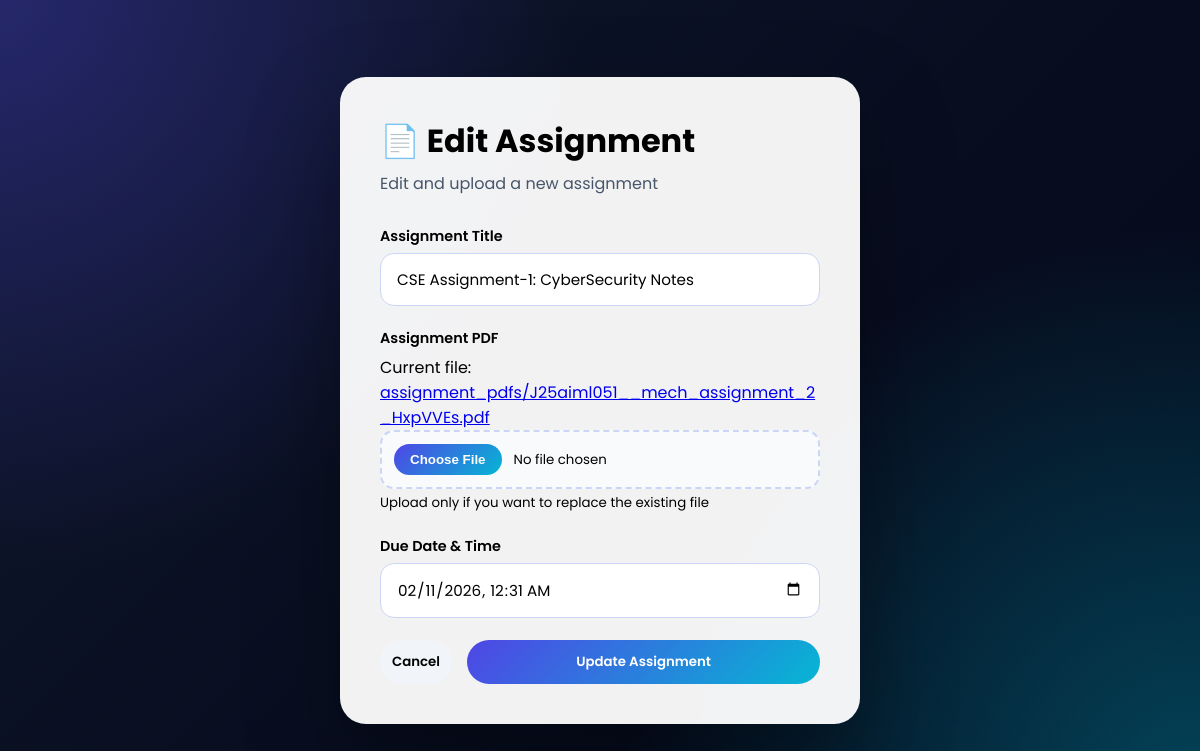
/teachers/dashboard/edit_assignments/6, run on the app's committed database.
### assignments/models.py (models this page shows, shortened)
class Assignment(models.Model):
    COURSE_CHOICES = [
        ('AIML', 'Artificial Intelligence and Machine Learning'),
        ('CORE', 'Computer Science Core'),
        ('IT', 'Information Technology'),
        ('ME', 'Mechanical Engineering'),
        ('CE', 'Civil Engineering'),
        ('EE', 'Electrical Engineering')
    ]
    teacher_name = models.ForeignKey(User, on_delete=models.CASCADE)
    course_name = models.CharField(choices=COURSE_CHOICES)
    title = models.CharField(max_length=250)
    assignment = models.FileField(upload_to='assignment_pdfs/')
    due_date = models.DateTimeField()
    created_at = models.DateTimeField(auto_now_add=True)
    updated_at = models.DateTimeField(auto_now=True)

### assignments/views.py (the view, shortened to what this page needs)
# urls.py: path('edit_assignments/<int:pk>', views.edit_assignments, name='edit_assignments'),
def edit_assignments(request, pk):
    data = Assignment.objects.get(pk=pk)
    context = {
        'data': data
    }
    return render(request=request, template_name='edit_assignment.html', context=context)

### templates/teachers/edit_assignment.html (shortened to what this page needs)
{% load static %}
<!DOCTYPE html>
<html lang="en">
<head>
    <link rel="stylesheet" href="{% static 'css/edit_assignment.css' %}">
</head>
<body>
    <div class="page-wrapper">
        <div class="assignment-card">
            <div class="header">
                <h1>📄 Edit Assignment</h1>
                <p>Edit and upload a new assignment</p>
            </div>
            <form action="{% url 'edit_assignments' data.id %}" method="post" enctype="multipart/form-data">
                <div class="input-group">
                    <label>Assignment Title</label>
                    <input name="title" type="text" placeholder="e.g. Introduction to Python" value="{{data.title}}"
                        required>
                </div>
                <div class="input-group">
                    <label>Assignment PDF</label>
                    {% if data.assignment %}
                    <p class="file-link">
                        Current file:
                        <a href="{{ data.assignment.url }}" target="_blank">
                            {{data.assignment}}
                        </a>
                    </p>
                    {% endif %}
                    <input name="assignment" type="file" accept="application/pdf" class="file-input">
                    <small>Upload only if you want to replace the existing file</small>
                </div>
                <div class="input-group">
                    <label>Due Date & Time</label>
                    <input name="due_date" type="datetime-local" value="{{data.due_date|date:'Y-m-d\\TH:i'}}" required>
                </div>
                <div class="form-actions">
                    <a href="{% url 'dashboard' %}">
                        <button type="button" class="secondary-btn">Cancel</button>
                    </a>
                    <button type="submit" class="primary-btn">Update Assignment</button>
                </div>
            </form>
        </div>
    </div>
</body>
</html>

### portal_system/static/css/edit_assignment.css (style rules this page uses)
* { margin: 0; padding: 0; box-sizing: border-box; font-family: "Poppins", sans-serif; }
body { min-height: 100vh; background: radial-gradient(circle at top left, rgba(79,70,229,0.35), transparent 40%), radial-gradient(circle at bottom right, rgba(6,182,212,0.35), transparent 40%), linear-gradient(135deg, #0f172a, #020617); display: flex; align-items: center; justify-content: center; padding: 30px; }
.assignment-card { width: 100%; max-width: 520px; background: rgba(255,255,255,0.95); border-radius: 26px; padding: 40px; box-shadow: 0 40px 90px rgba(0,0,0,0.35); animation: fadeIn 0.8s ease forwards; }
.header h1 { font-size: 2rem; margin-bottom: 6px; }
.header p { color: #475569; margin-bottom: 30px; }
.input-group { margin-bottom: 22px; }
.input-group label { display: block; font-size: 0.9rem; font-weight: 600; margin-bottom: 6px; }
.input-group input[type="text"], .input-group input[type="datetime-local"] { width: 100%; padding: 14px 16px; border-radius: 14px; border: 1px solid #cbd5f5; outline: none; font-size: 0.95rem; }
.file-input { width: 100%; padding: 12px; border-radius: 14px; border: 2px dashed #cbd5f5; background: #f8fafc; cursor: pointer; }
.form-actions { display: flex; gap: 15px; margin-top: 10px; }
.primary-btn, .secondary-btn { flex: 1; padding: 12px; border-radius: 999px; border: none; cursor: pointer; font-weight: 600; }
.primary-btn { background: linear-gradient(135deg, #4f46e5, #06b6d4); color: white; }
.secondary-btn { background: #f1f5f9; }
.file-link a { word-break: break-all; overflow-wrap: anywhere; display: inline-block; max-width: 100%; }

### data on the page
Assignment: title "CSE Assignment-1: CyberSecurity Notes", assignment "assignment_pdfs/J25aiml051__mech_assignment_2_HxpVVEs.pdf", due_date "02/11/2026 00:31"
